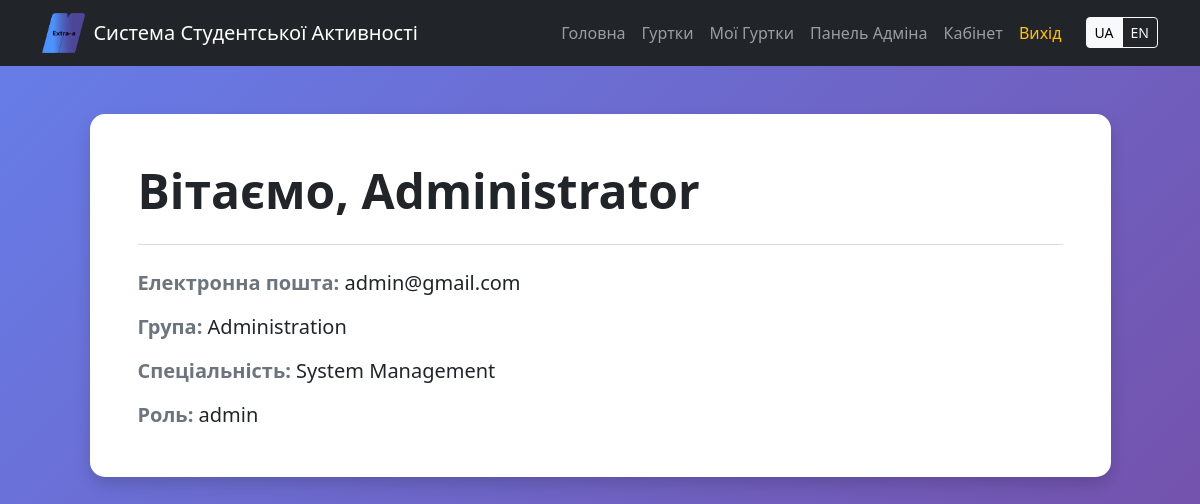
/dashboard (signed in), run on the app's committed database.
### app.py (models this page shows)
class Student(db.Model, UserMixin):
    id = db.Column(db.Integer, primary_key=True)
    full_name = db.Column(db.String(100))
    email = db.Column(db.String(100), unique=True)
    password = db.Column(db.String(200))
    group_name = db.Column(db.String(50))
    speciality = db.Column(db.String(100))
    role = db.Column(db.String(20), default='student')

### app.py (the view)
@app.route('/dashboard')
@login_required
def dashboard():
    return render_template('dashboard.html')

### app.py (called while the page is built)
@app.context_processor
def inject_lang():
    lang = session.get('lang', 'uk')
    return dict(lang=lang, text=TRANSLATIONS[lang])

@login_manager.user_loader
def load_user(user_id):
    return Student.query.get(int(user_id))

### static/templates/dashboard.html (shortened to what this page needs)
{% extends 'base.html' %}
{% block content %}
<div class="row justify-content-center mt-4 mb-5">
    <div class="col-10 col-md-11">
        <div class="card shadow border-0" style="border-radius: 15px; background-color: #ffffff;">
            <div class="card-body p-4 p-sm-5">
                <h1 class="display-5 fw-bold text-dark mb-4">
                    {{ text['dash_welcome'] }}, {{ current_user.full_name }}
                </h1>
                <hr class="border-secondary opacity-25 mb-4">
                <p class="fs-5 text-dark mb-3">
                    <strong class="text-secondary">{{ text['label_email'] }}:</strong> {{ current_user.email }}
                </p>
                <p class="fs-5 text-dark mb-3">
                    <strong class="text-secondary">{{ text['dash_group'] }}:</strong> {{ current_user.group_name }}
                </p>
                <p class="fs-5 text-dark mb-3">
                    <strong class="text-secondary">{{ text['dash_speciality'] }}:</strong> {{ current_user.speciality }}
                </p>
                <p class="fs-5 text-dark mb-0">
                    <strong class="text-secondary">{{ text['dash_role'] }}:</strong> {{ current_user.role }}
                </p>
            </div>
        </div>
    </div>
</div>
{% endblock %}

### static/css/index.css (style rules this page uses)
:root { --primary-color: #4facfe; --secondary-color: #00f2fe; --text-dark: #2d3436; --card-bg: rgba(255, 255, 255, 0.95); --header-footer-bg: #222; }
* { box-sizing: border-box; margin: 0; padding: 0; }
body { font-family: 'Segoe UI', Roboto, Helvetica, Arial, sans-serif; line-height: 1.4; background: linear-gradient(135deg, #667eea 0%, #764ba2 100%) !important; min-height: 100vh; color: var(--text-dark); display: flex; flex-direction: column; }

### data on the page
Student: full_name "Administrator", email "admin@gmail.com", group_name "Administration", speciality "System Management", role "admin"

### other printed values
{{ text['brand'] }} "Система Студентської Активності"
{{ text['home'] }} "Головна"
{{ text['clubs'] }} "Гуртки"
{{ text['my_clubs'] }} "Мої Гуртки"
{{ text['admin_panel'] }} "Панель Адміна"
{{ text['dashboard'] }} "Кабінет"
{{ text['logout'] }} "Вихід"
{{ text['dash_welcome'] }} "Вітаємо"
{{ text['label_email'] }} "Електронна пошта"
{{ text['dash_group'] }} "Група"
{{ text['dash_speciality'] }} "Спеціальність"
{{ text['dash_role'] }} "Роль"
